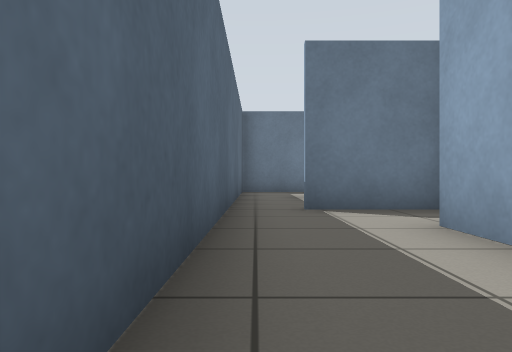
[1] (above)

24 first-person views from a walk through a world built for the Gazebo simulator. The camera is 0.5 m above the floor, looks level and sees 70° across. The floor is counted in squares, 1 m on a side. Each view is taken from the middle of a square. On the plan, view 1 faces up. The plan holds only what a view shows up to about 9 squares ahead; the rest is blank.

[2]
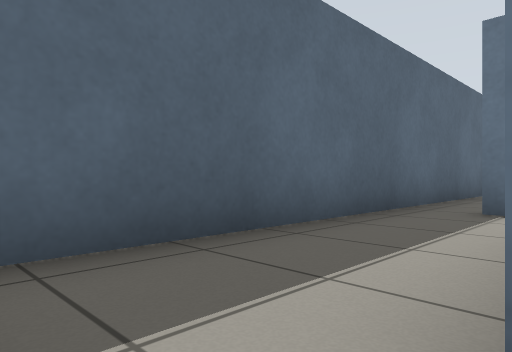

[3]
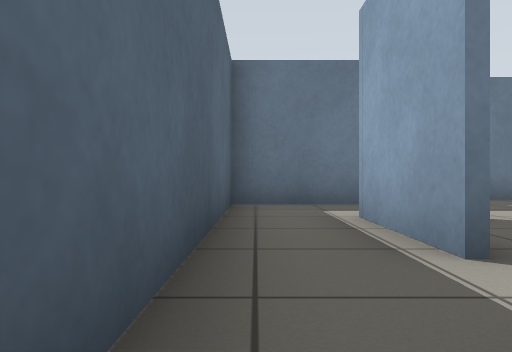

[4]
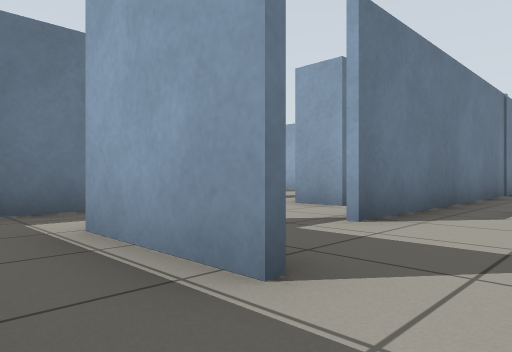

[5]
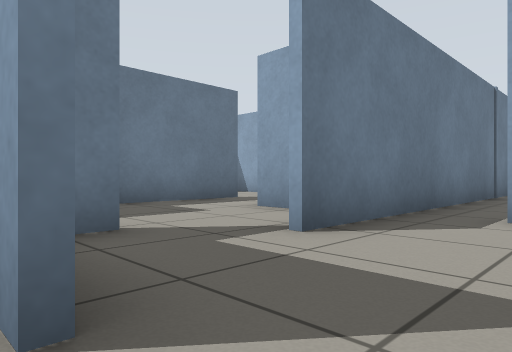

[6]
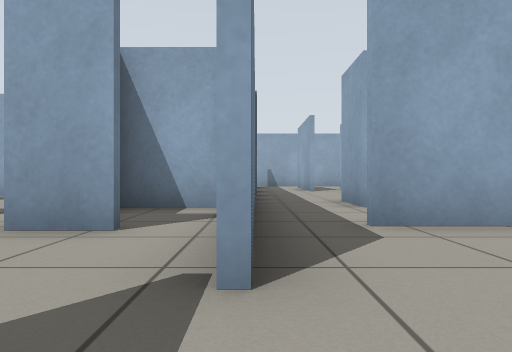

[7]
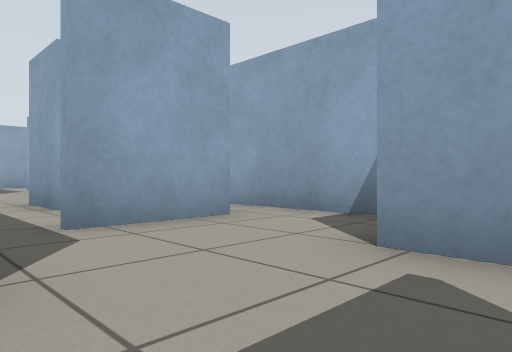

[8]
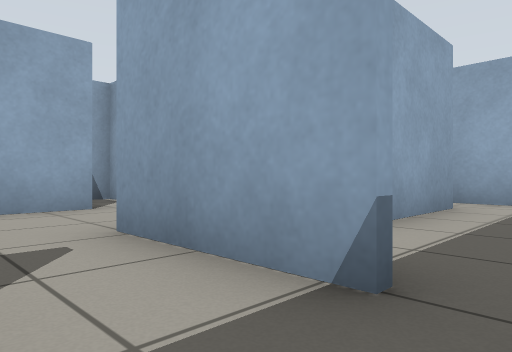

[9]
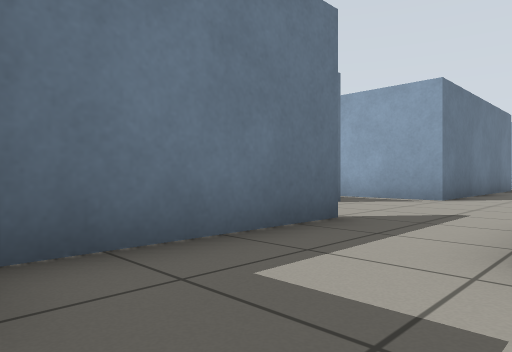

[10]
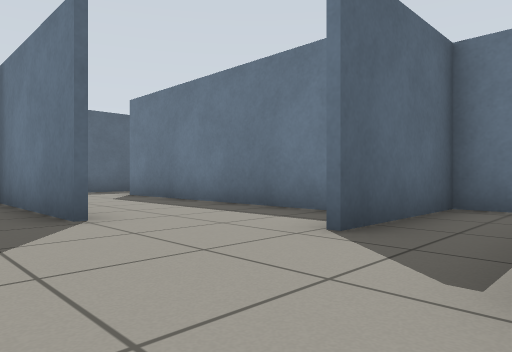

[11]
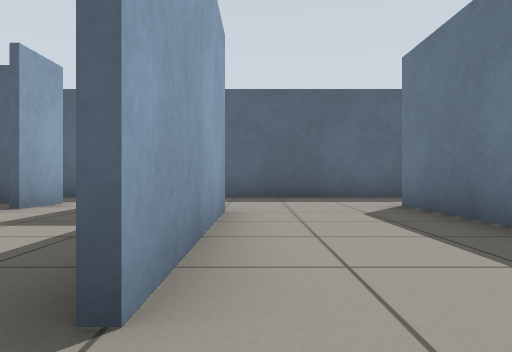

[12]
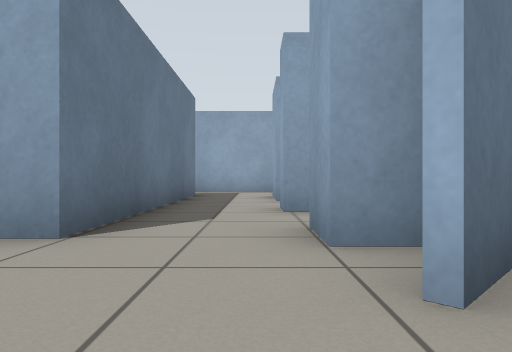

[13]
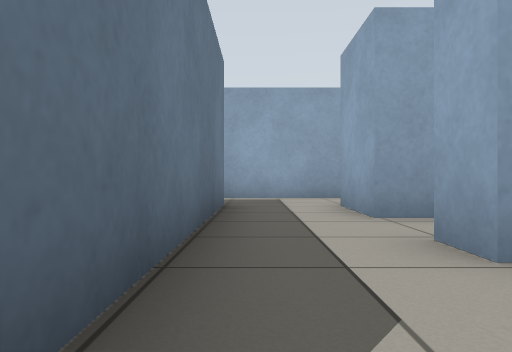

[14]
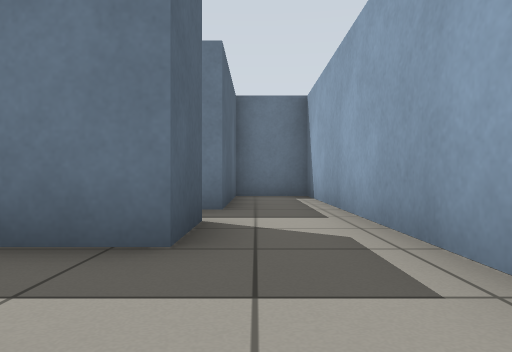

[15]
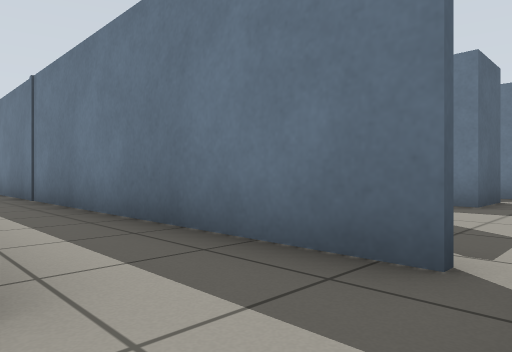

[16]
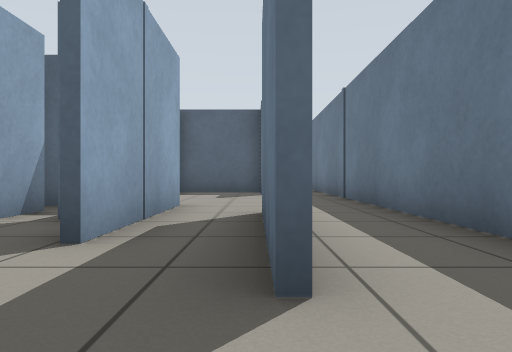

[17]
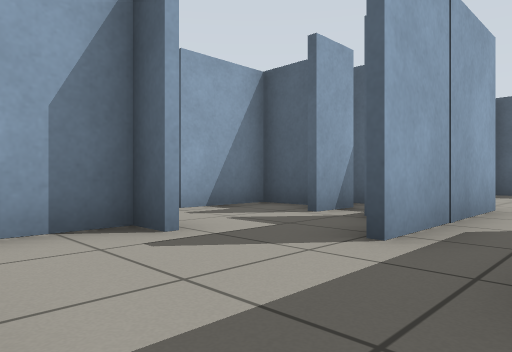

[18]
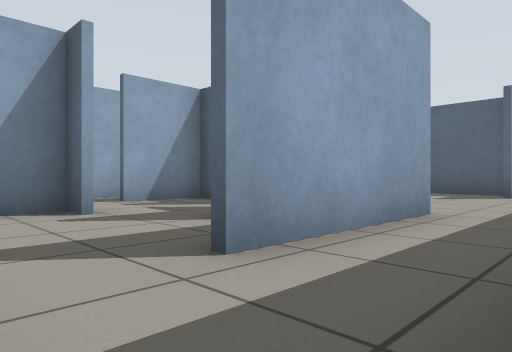

[19]
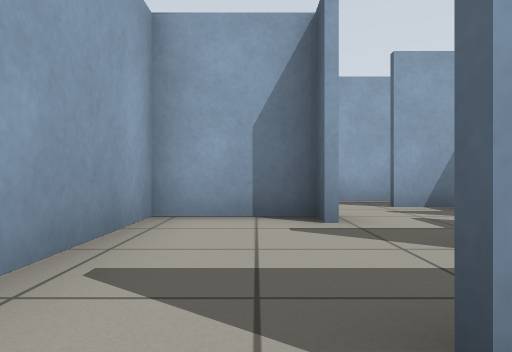

[20]
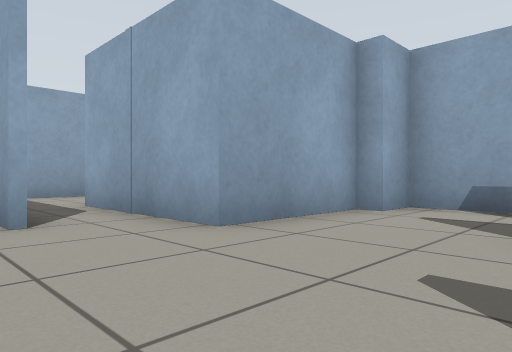

[21]
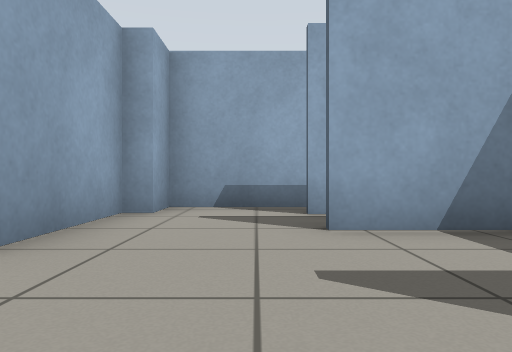

[22]
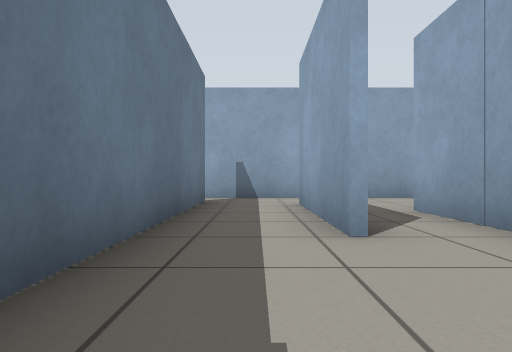

[23]
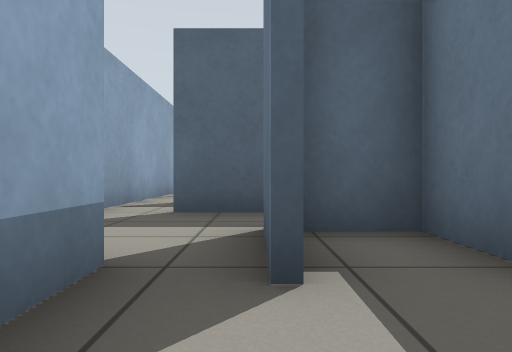

[24]
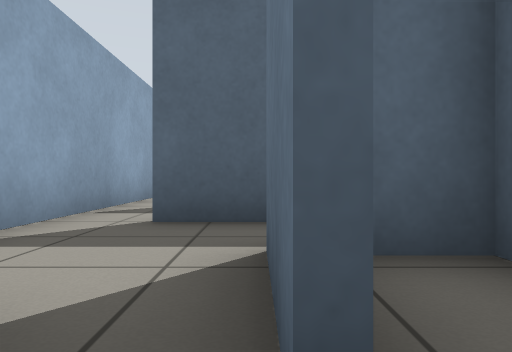

### Floor plan
Key: @ floor where view 1 was taken; # wall or solid block; x gap in a wall; . floor.
Columns run from 1 left of view 1 to 20 right of it. Each row starts with its distance up from view 1.
 19                    ###
 18                    #.#
 17           ##       #.#
 16 #..    #  #.      # .#
 15 #..########.#     # .#
 14 #.........#.#     #..#
 13 #...........#######..#
 12 #...####.............#
 11 #### ................#
 10 #......###.##.#####..#
  9 #.##.....#  # ###  ..#
  8 #.#..###############.#
  7 #......x.............#
  6 #......#.##....####..#
  5 #.###..# #....####...#
  4 #... ....#....###....#
  3 #..#########..###.#..#
  2 #..#    #.##..##..####
  1 #..#   .#..#######.
  0 #@.........
 -1   ########

Positions as (right, up) in squares from view 1, and headings:
1: (0, 0), facing up
2: (2, 0), facing up-left
3: (0, 5), facing up
4: (0, 6), facing up-right
5: (1, 6), facing up-right
6: (2, 8), facing right
7: (2, 8), facing down-right
8: (0, 7), facing down-right
9: (3, 10), facing up-right
10: (11, 11), facing up-left
11: (8, 13), facing left
12: (8, 11), facing right
13: (11, 12), facing right
14: (18, 10), facing up
15: (19, 6), facing up-left
16: (19, 6), facing left
17: (19, 6), facing down-left
18: (19, 8), facing down-left
19: (18, 7), facing down
20: (10, 7), facing down-right
21: (11, 7), facing down
22: (11, 7), facing right
23: (12, 2), facing left
24: (11, 2), facing left
